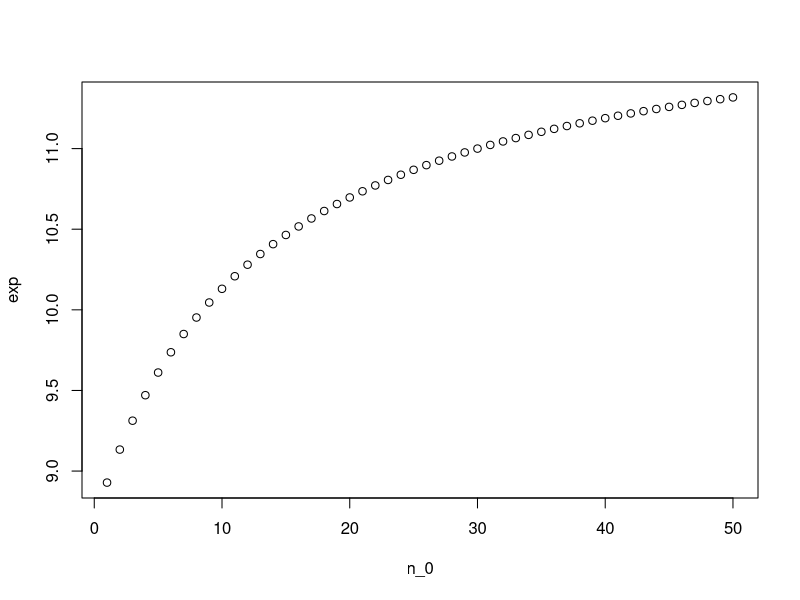
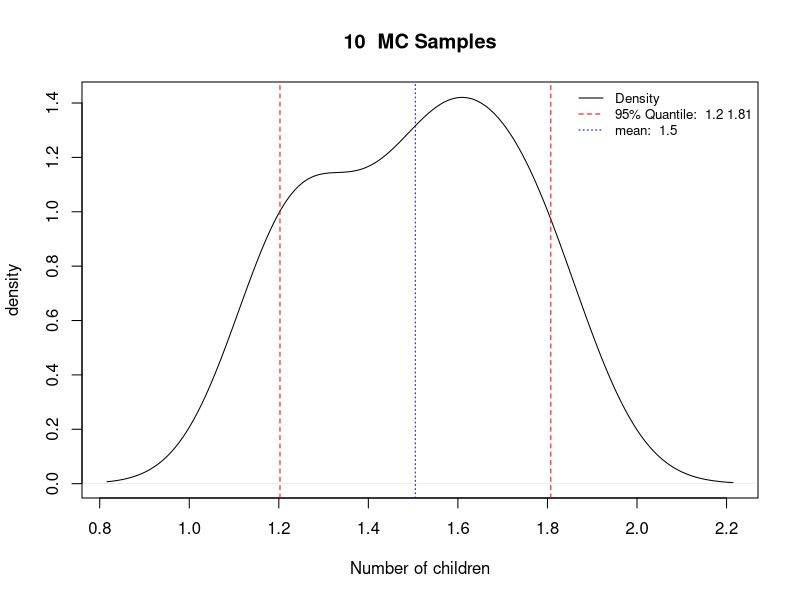
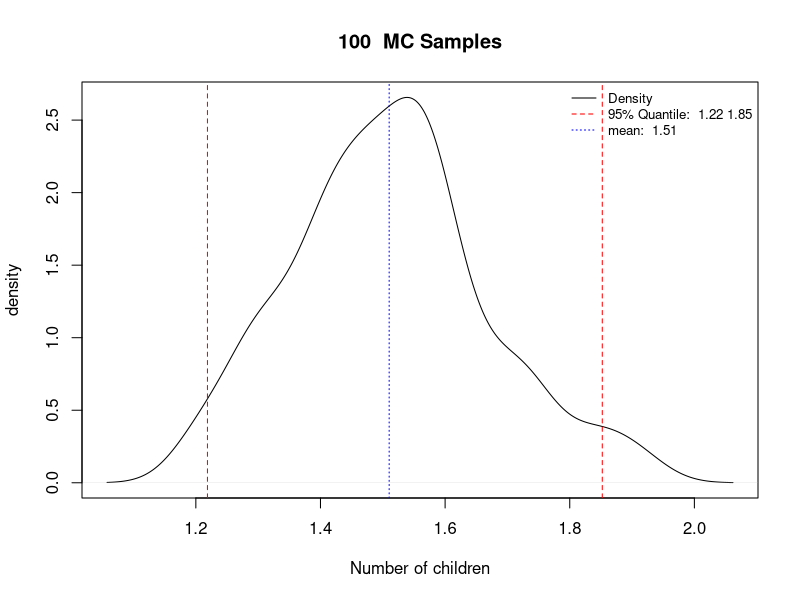
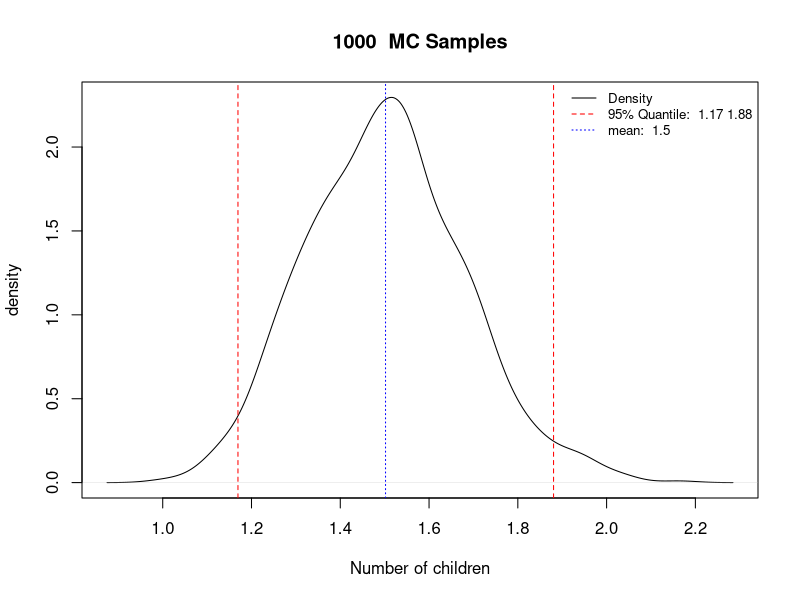
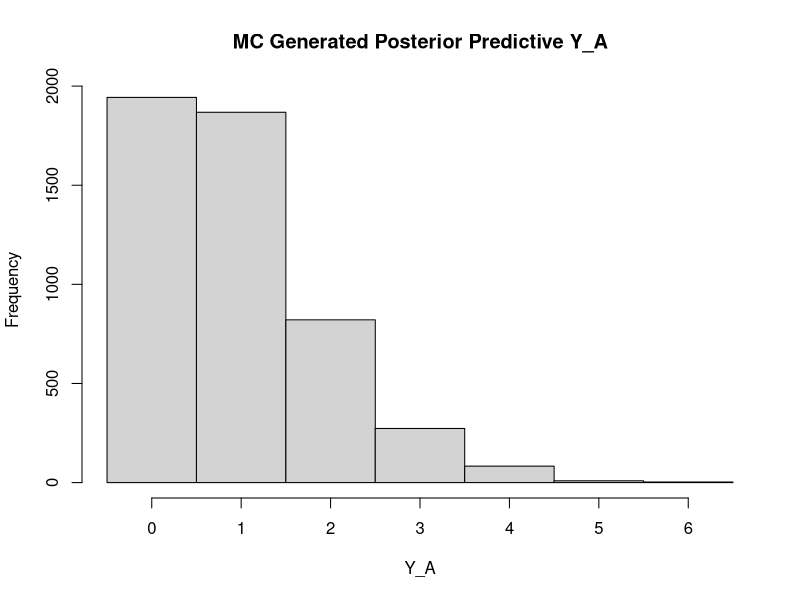
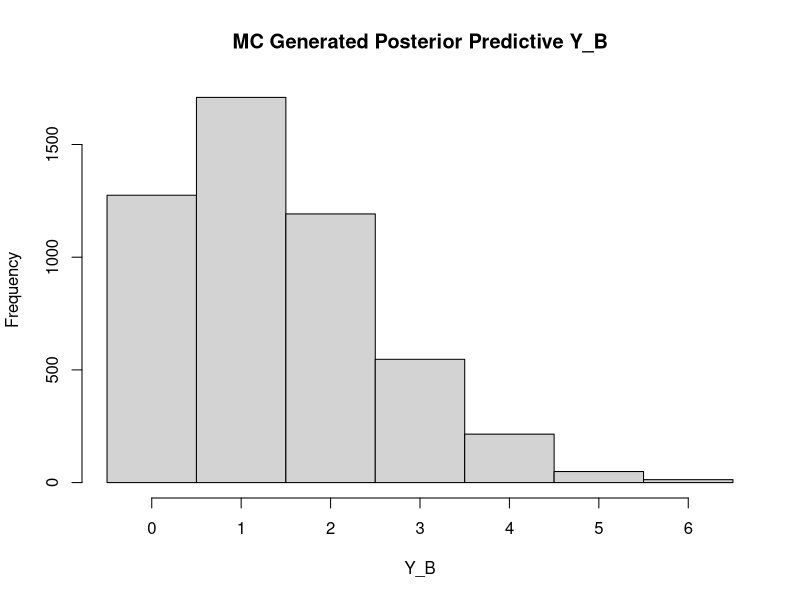
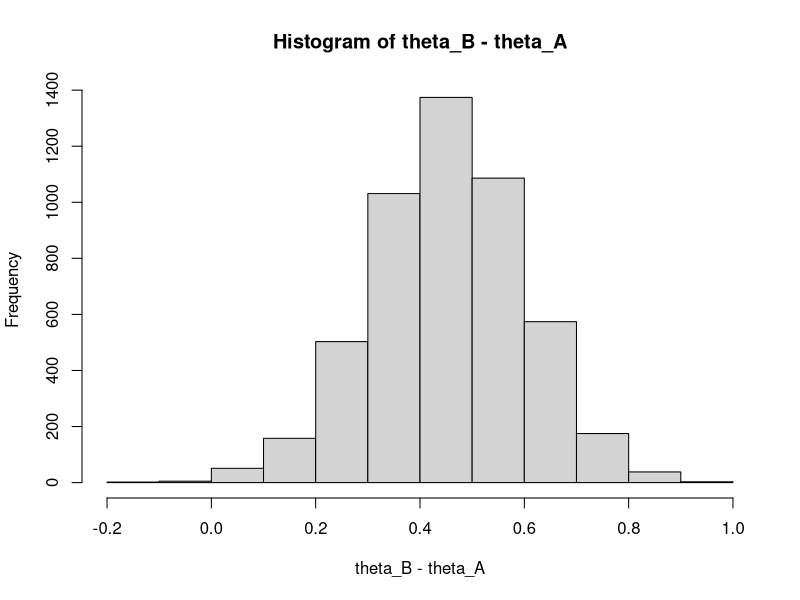
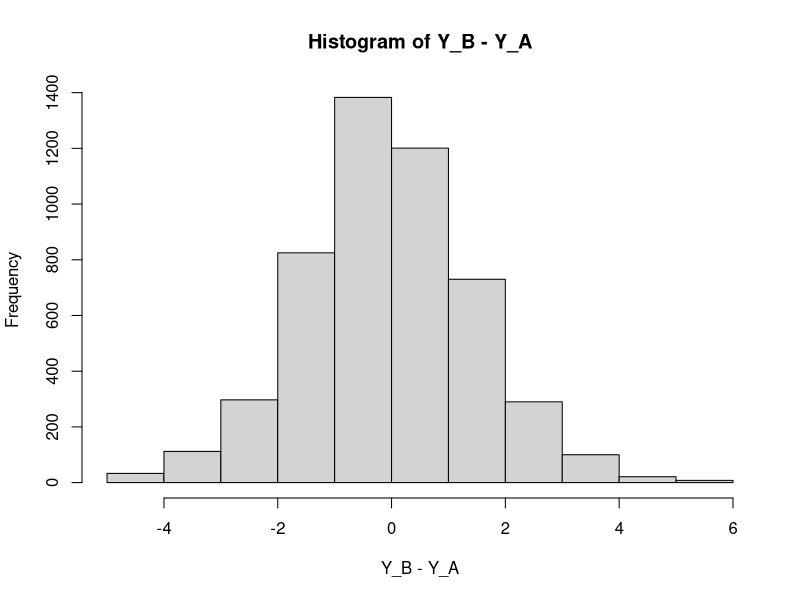

Here is the R script that generated these plots, in order:
## ---- chunk 1
knitr::opts_chunk$set(echo = TRUE)
## ---- chunk 2
# generate 1000 random realizations from Beta(5,10) truncated to (0.4, 0.75)
set.seed(123)
u <- runif(1000,0,1)
fa <- pbeta(0.4, shape1=5, shape2 = 10)
fb <- pbeta(0.75, shape1=5, shape2 = 10)
u_trun <- (fb-fa)*u+fa
theta <- qbeta(u_trun, shape1=5, shape2 = 10)

# mean of the random draw
theta_mean <- sum(theta)/1000
round(theta_mean,2)

# variance of the random draw
theta_var <- sum((theta-theta_mean)^2)/(1000-1)
round(theta_var,2)
## ---- chunk 3
aA <- 120; bA <- 10
y_a <- c(12,9,12,14,13,13,15,8,15,6)
y_b <- c(11,11,10,9,9,8,7,10,6,8,8,9,7)
sum(y_a);sum(y_b)
## ---- chunk 4
A_quantile <- qgamma(c(0.025,0.975), 237, 20)
B_quantile <- qgamma(c(0.025,0.975), 125, 14)
A_quantile;B_quantile
## ---- chunk 5
n_0 <- seq(1,50,by=1)
exp <- (12*n_0 + 113)/(n_0 + 13)
plot(n_0,exp)
## ---- chunk 6
# estimate $Pr(\theta_1 < \theta_2 | the data and prior)
set.seed(123)
theta1.mc <- rbeta(5000,58,44)
theta2.mc <- rbeta(5000,31,21)
mean(theta1.mc<theta2.mc) #0.636
## ---- chunk 7
sample_plot <- function(samples){
  set.seed(123)
  theta.mc <- rgamma(samples, 68, 45)
  mean.mc <- mean(theta.mc)
  probs.mc <- quantile(theta.mc, c(0.025,0.975))
  
  plot(density(theta.mc), xlab="Number of children", ylab="density", col="black",lty=1,main=paste(samples, " MC Samples"))
  abline(v = probs.mc, col=c("red"), lty=2, lwd=c(1))
  abline(v = mean.mc, col="blue", lty=3,lwd=1)
  legend("topright", legend=c("Density", paste("95% Quantile: ", round(probs.mc[[1]],2), round(probs.mc[[2]],2)), paste("mean: ", round(mean.mc,2))),
         col=c("black", "red","blue"), lty=1:3, cex=0.8, bg="transparent", bty = "n")
}

sample_plot(10)
sample_plot(100)
sample_plot(1000)
## ---- chunk 8
# true mean and quantile-based CI
true_mean <- 68/45
true_quantile <- qgamma(c(0.025,0.975),68,45)
true_mean; true_quantile
## ---- chunk 9
# to ensure samples are exactly the same as in sample_plot function, we set the same seed
set.seed(123)
theta.mc10 <- rgamma(10, 68, 45)
theta.mc100 <- rgamma(100, 68, 45)
theta.mc1000 <- rgamma(1000, 68, 45)

mean(theta.mc10 < 1.5);mean(theta.mc100 < 1.5); mean(theta.mc1000 < 1.5)
## ---- chunk 10
var.estimate <- 68/(45^2)
s.min = var.estimate/(0.001/2)^2
s.min
## ---- chunk 11
man_A <- c(1, 0, 0, 1, 2, 2, 1, 5, 2, 0, 0, 0, 0, 0, 0, 1, 1, 1, 0, 0, 0, 1, 1, 2, 1, 3, 
            2, 0, 0, 3, 0, 0, 0, 2, 1, 0, 2, 1, 0, 0, 1, 3, 0, 1, 1, 0, 2, 0, 0, 2, 2, 1, 
            3, 0, 0, 0, 1, 1)
man_B <- c(2, 2, 1, 1, 2, 2, 1, 2, 1, 0, 2, 1, 1, 2, 0, 2, 2, 0, 2, 1, 0, 0, 3, 6, 1, 6,
           4, 0, 3, 2, 0, 1, 0, 0, 0, 3, 0, 0, 0, 0, 0, 1, 0, 4, 2, 1, 0, 0, 1, 0, 3, 2, 
           5, 0, 1, 1, 2, 1, 2, 1, 2, 0, 0, 0, 2, 1, 0, 2, 0, 2, 4, 1, 1, 1, 2, 0, 1, 1, 
           1, 1, 0, 2, 3, 2, 0, 2, 1, 3, 1, 3, 2, 2, 3, 2, 0, 0, 0, 1, 0, 0, 0, 1, 2, 0, 
           3, 3, 0, 1, 2, 2, 2, 0, 6, 0, 0, 0, 2, 0, 1, 1, 1, 3, 3, 2, 1, 1, 0, 1, 0, 0, 
           2, 0, 2, 0, 1, 0, 2, 0, 0, 2, 2, 4, 1, 2, 3, 2, 0, 0, 0, 1, 0, 0, 1, 5, 2, 1, 
           3, 2, 0, 2, 1, 1, 3, 0, 5, 0, 0, 2, 4, 3, 4, 0, 0, 0, 0, 0, 0, 2, 2, 0, 0, 2, 
           0, 0, 1, 1, 0, 2, 1, 3, 3, 2, 2, 0, 0, 2, 3, 2, 4, 3, 3, 4, 0, 3, 0, 1, 0, 1, 
           2, 3, 4, 1, 2, 6, 2, 1, 2, 2)
a <- 2
b <- 1
sum_A <- sum(man_A)
sum_B <- sum(man_B)
n_A <- length(man_A)
n_B <- length(man_B)

set.seed(123)
Y_A <- rnbinom(5000, size = a+sum_A, prob = 1-1/(b+n_A+1))
Y_B <- rnbinom(5000, size = a+sum_B, prob = 1-1/(b+n_B+1))

# plot the MC approximations to these two posterior predictive dist
hist(Y_A, breaks = seq(-0.5, max(Y_A)+0.5,1), main = 'MC Generated Posterior Predictive Y_A')
hist(Y_B, breaks = seq(-0.5, max(Y_B)+0.5,1), main = 'MC Generated Posterior Predictive Y_B')

## ---- chunk 12
set.seed(123)
theta_A <- rgamma(5000,a+sum_A, b+n_A)
theta_B <- rgamma(5000,a+sum_B, b+n_B)

quantile(theta_B - theta_A, c(0.025,0.975))
quantile(Y_B-Y_A, c(0.025,0.975))

hist(theta_B-theta_A)
hist(Y_B-Y_A)
## ---- chunk 13
# Empirical distribution
hist(man_B, breaks = seq(-0.5, max(man_B)+0.5,1), xlab = 'Number of children', main = 'Empirical Distribution of Group B')

# Poisson distribution
set.seed(123)
pos_sam <- rpois(200,1.4)
hist(pos_sam, breaks = seq(-0.5, max(pos_sam)+0.5,1), xlab = 'Number of children', main = 'Poisson Distribution with mean 1.4')
## ---- chunk 14
count_zeros <- c()
count_ones <- c()
for (theta in theta_B){
  pos_rv <- rpois(218, theta)
  count_zeros <- c(count_zeros, sum(pos_rv==0))
  count_ones <- c(count_ones, sum(pos_rv==1))
}
plot(x=count_zeros, y=count_ones, main="Generated Predicitive Samples and Empirical Data in Group B")
points(x=sum(man_B == 0), y=sum(man_B==1),pch=16, col="red")
